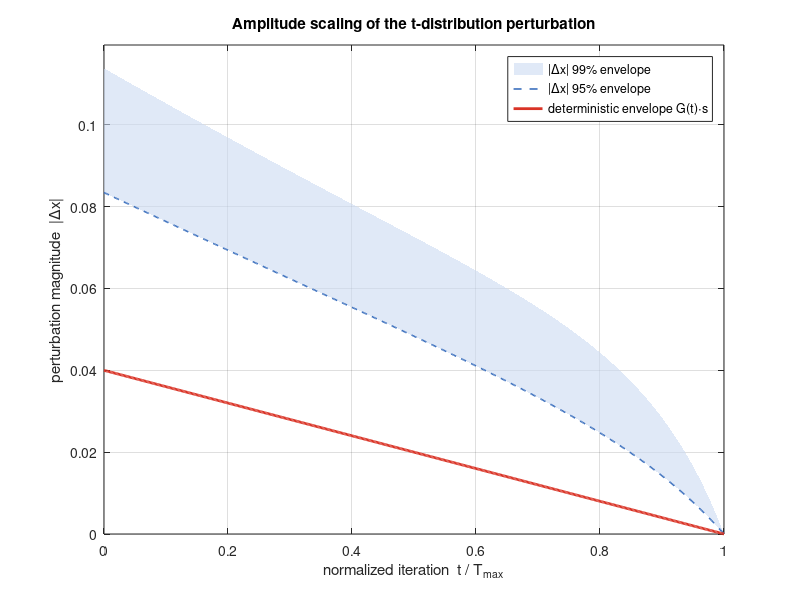
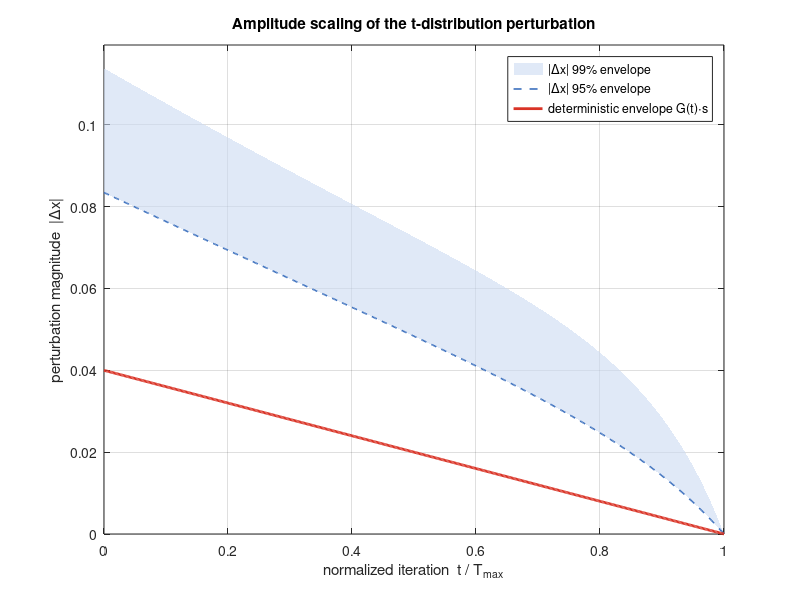
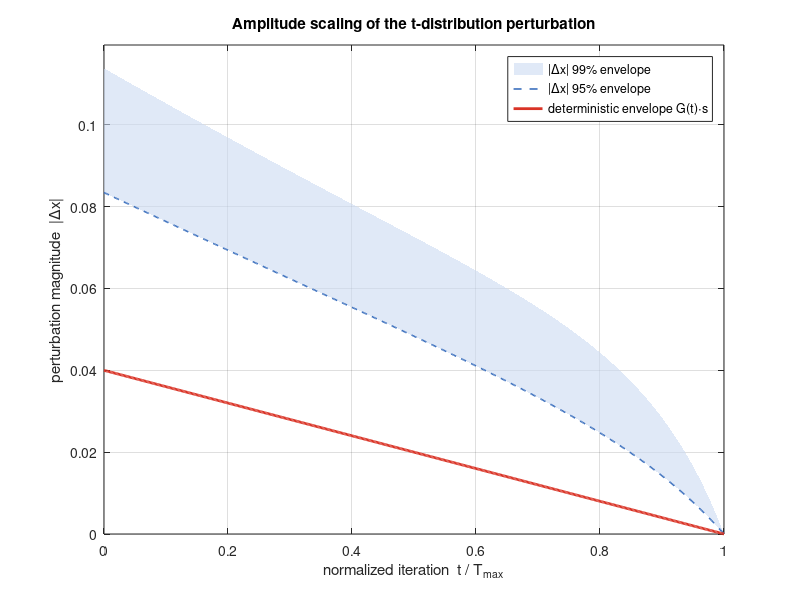
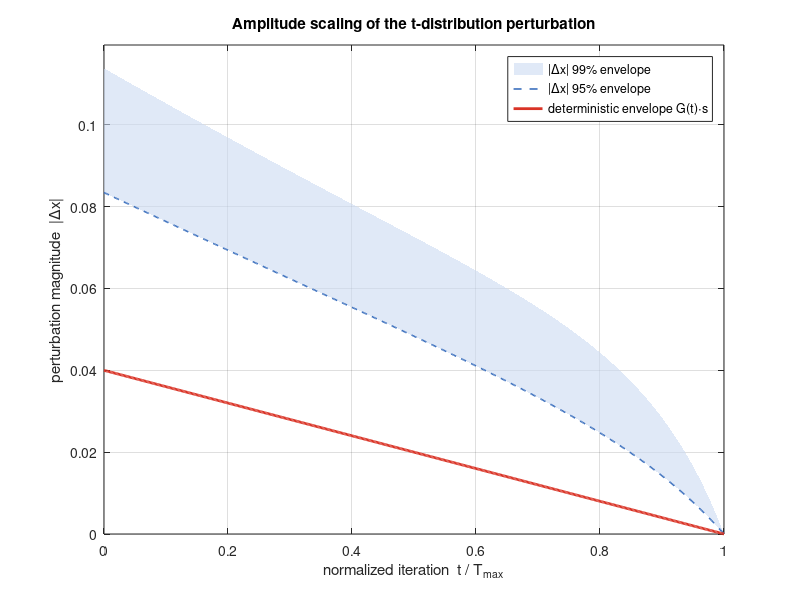

Source code (MATLAB) for these figures, in order:
function plotFigSx_perturbScale()
% =========================================================================
% plotFigSx_perturbScale - analytic figure for the amplitude-scaling mechanism of the
%                          t-distribution perturbation (Supplementary Figure S1; no simulation)
%
% Purpose: to answer R1-2 / R2-5 ("give/specify the perturbation scale") directly, by showing
%   in one analytic plot how nu controls the tail shape while G(t) controls the amplitude:
%     early G ~ 2 -> large amplitude (long exploratory steps); late G -> 0 -> the absolute
%     amplitude is damped overall, but nu -> 2 makes the tail heavier (wider quantile band),
%
% Formulas (consistent with algorithms/ALAOperators.m and MOALA.m):
%   ν(t)  = ν_max·(ν_min/ν_max)^(t/T_max),  ν_max=20, ν_min=2      (Eq.19)
%   G(t)  = 2*(1 - t/T_max),              linear envelope, G: 2 -> 0
%   s     = 0.02                           fixed decision-space scale
%   dx    = G(t)*s*t_nu,   t_nu ~ t(nu)    t-distributed with nu(t) degrees of freedom
%   quantile bands: q-quantile of |t_nu| = tinv((1+q)/2, nu)  ->  95%/99% envelopes
%
% Output (release package)      : figures/FigureS1_perturbScale.png / .eps
% Output (development workspace): figSx_out/FigureS1_perturbScale.png / .eps
% Usage:
%   from the package root      : matlab -batch "cd scripts; plotFigSx_perturbScale"
%   from the dev workspace root: matlab -batch "plotFigSx_perturbScale"
% =========================================================================
    base    = fileparts(mfilename('fullpath'));   % .../scripts  or <dev workspace>
    pkgRoot = fileparts(base);
    FIGDIR = fullfile(pkgRoot,'figures');                          % release package
    if ~exist(FIGDIR,'dir'); FIGDIR = fullfile(base,'figSx_out'); end   % dev layout
    if ~exist(FIGDIR,'dir'); mkdir(FIGDIR); end
    FIGBASE = 'FigureS1_perturbScale';   % published name of Supplementary Figure S1

    nu_max = 20; nu_min = 2; s = 0.02; Tmax = 500;
    t = 0:Tmax;
    ratio = t / Tmax;
    nu = nu_max .* (nu_min/nu_max).^ratio;   % 20 -> 2
    G  = 2 .* (1 - ratio);                    % 2 -> 0
    env = G .* s;                             % deterministic amplitude envelope 0.04 -> 0

    % 95% / 99% quantiles of |t_nu| (symmetric t: quantile = tinv((1+q)/2, nu))
    q95 = zeros(size(nu)); q99 = zeros(size(nu));
    for i = 1:numel(nu)
        q95(i) = tinv(0.975, nu(i));
        q99(i) = tinv(0.995, nu(i));
    end
    band95 = env .* q95;
    band99 = env .* q99;

    f = figure('Color','w','Position',[100 100 760 460]); hold on;
    fill([t fliplr(t)]/Tmax, [band99 fliplr(band95)], [0.80 0.86 0.95], ...
         'EdgeColor','none','FaceAlpha',0.6,'DisplayName','|\Deltax| 99% envelope');
    plot(t/Tmax, band95, '--', 'Color',[0.25 0.45 0.75], 'LineWidth',1.2, ...
         'DisplayName','|\Deltax| 95% envelope');
    plot(t/Tmax, env, '-', 'Color',[0.85 0.20 0.15], 'LineWidth',2.0, ...
         'DisplayName','deterministic envelope G(t)\cdots');
    xlabel('normalized iteration  t / T_{max}');
    ylabel('perturbation magnitude  |\Deltax|');
    title('Amplitude scaling of the t-distribution perturbation');
    xlim([0 1]); grid on; box on;
    legend('Location','northeast');
    ylim([0 max(band99)*1.05]);

    % Numeric values for the caption (can be quoted in the text or the figure caption)
    fprintf('t/Tmax=0.0 : G=%.3f  nu=%.1f  95%%=%.4f  99%%=%.4f\n', G(1),  nu(1),  band95(1),  band99(1));
    fprintf('t/Tmax=0.5 : G=%.3f  nu=%.2f  95%%=%.4f  99%%=%.4f\n', G(251),nu(251),band95(251),band99(251));
    fprintf('t/Tmax=1.0 : G=%.3f  nu=%.2f  95%%=%.4f  99%%=%.4f\n', G(end),nu(end),band95(end),band99(end));

    exportgraphics(f, fullfile(FIGDIR,[FIGBASE '.png']), 'Resolution', 300);
    try; exportgraphics(f, fullfile(FIGDIR,[FIGBASE '.eps']), 'ContentType','vector'); end
    % Second export: MATLAB rasterises the axes toolbar on the first export; repeating the export removes it
    try, f.ToolBar.Visible = 'off'; catch, end
    try, disableDefaultInteractivity(f.CurrentAxes); catch, end
    exportgraphics(f, fullfile(FIGDIR,[FIGBASE '.png']), 'Resolution', 300);
    try; exportgraphics(f, fullfile(FIGDIR,[FIGBASE '.eps']), 'ContentType','vector'); end
    fprintf('[saved] %s\n', fullfile(FIGDIR,[FIGBASE '.png']));
end
